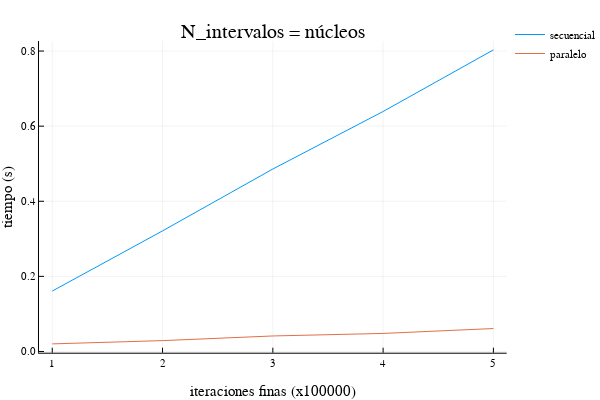

The code cell stored with this chart in its notebook:
### Code cell
plotly()
plot(time_array,  time_16, label = ["secuencial" "paralelo"], title = "N_intervalos = núcleos", xlabel="iteraciones finas (x100000)", ylabel="tiempo (s)")

### Figure 1 — Plotly figure (JSON) as saved in the notebook; plotly's stock layout.template omitted (floating-point values rounded to 4 significant figures)
{"data": [{"colorbar": {"title": ""}, "legendgroup": "secuencial", "line": {"color": "rgba(0, 154, 250, 1.000)", "dash": "solid", "shape": "linear", "width": 1}, "mode": "lines", "name": "secuencial", "showlegend": true, "type": "scatter", "x": [1, 2, 3, 4, 5], "xaxis": "x1", "y": [0.1609, 0.3211, 0.4859, 0.6391, 0.8032], "yaxis": "y1", "zmax": null, "zmin": null}, {"colorbar": {"title": ""}, "legendgroup": "paralelo", "line": {"color": "rgba(227, 111, 71, 1.000)", "dash": "solid", "shape": "linear", "width": 1}, "mode": "lines", "name": "paralelo", "showlegend": true, "type": "scatter", "x": [1, 2, 3, 4, 5], "xaxis": "x1", "y": [0.02022, 0.02892, 0.04132, 0.04806, 0.06112], "yaxis": "y1", "zmax": null, "zmin": null}], "layout": {"annotations": [{"font": {"color": "rgba(0, 0, 0, 1.000)", "family": "sans-serif", "size": 20}, "rotation": 0, "showarrow": false, "text": "N_intervalos = núcleos", "x": 0.535, "xanchor": "center", "xref": "paper", "y": 1, "yanchor": "top", "yref": "paper"}], "height": 400, "legend": {"bgcolor": "rgba(255, 255, 255, 1.000)", "bordercolor": "rgba(0, 0, 0, 1.000)", "font": {"color": "rgba(0, 0, 0, 1.000)", "family": "sans-serif", "size": 11}, "tracegroupgap": 0, "x": 1, "y": 1}, "margin": {"b": 20, "l": 0, "r": 0, "t": 20}, "paper_bgcolor": "rgba(255, 255, 255, 1.000)", "plot_bgcolor": "rgba(255, 255, 255, 1.000)", "showlegend": true, "width": 600, "xaxis": {"anchor": "y1", "domain": [0.07647, 0.9934], "gridcolor": "rgba(0, 0, 0, 0.100)", "gridwidth": 0.5, "linecolor": "rgba(0, 0, 0, 1.000)", "mirror": false, "range": [0.88, 5.12], "showgrid": true, "showline": true, "showticklabels": true, "tickangle": 0, "tickcolor": "rgb(0, 0, 0)", "tickfont": {"color": "rgba(0, 0, 0, 1.000)", "family": "sans-serif", "size": 11}, "tickmode": "array", "ticks": "inside", "ticktext": ["1", "2", "3", "4", "5"], "tickvals": [1, 2, 3, 4, 5], "title": "iteraciones finas (x100000)", "titlefont": {"color": "rgba(0, 0, 0, 1.000)", "family": "sans-serif", "size": 15}, "type": "-", "visible": true, "zeroline": false, "zerolinecolor": "rgba(0, 0, 0, 1.000)"}, "yaxis": {"anchor": "x1", "domain": [0.07581, 0.9415], "gridcolor": "rgba(0, 0, 0, 0.100)", "gridwidth": 0.5, "linecolor": "rgba(0, 0, 0, 1.000)", "mirror": false, "range": [-0.003264, 0.8267], "showgrid": true, "showline": true, "showticklabels": true, "tickangle": 0, "tickcolor": "rgb(0, 0, 0)", "tickfont": {"color": "rgba(0, 0, 0, 1.000)", "family": "sans-serif", "size": 11}, "tickmode": "array", "ticks": "inside", "ticktext": ["0.0", "0.2", "0.4", "0.6", "0.8"], "tickvals": [0, 0.2, 0.4, 0.6, 0.8], "title": "tiempo (s)", "titlefont": {"color": "rgba(0, 0, 0, 1.000)", "family": "sans-serif", "size": 15}, "type": "-", "visible": true, "zeroline": false, "zerolinecolor": "rgba(0, 0, 0, 1.000)"}}}
